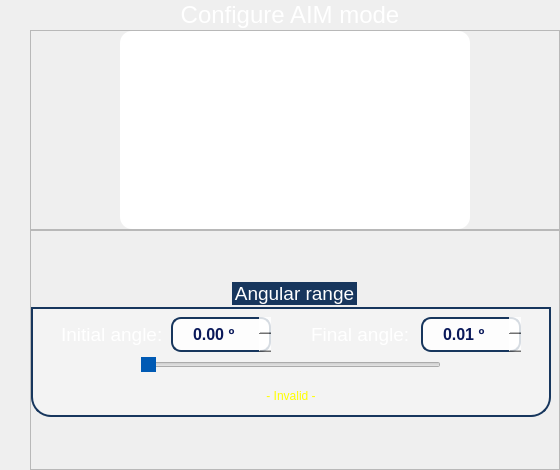
                <widget class="QWidget" name="page_AIM_config">
                 <layout class="QVBoxLayout" name="verticalLayout_7">
                  <property name="spacing">
                   <number>0</number>
                  </property>
                  <property name="leftMargin">
                   <number>30</number>
                  </property>
                  <property name="topMargin">
                   <number>0</number>
                  </property>
                  <property name="rightMargin">
                   <number>0</number>
                  </property>
                  <property name="bottomMargin">
                   <number>0</number>
                  </property>
                  <item>
                   <widget class="QLabel" name="configAIM_label_3">
                    <property name="sizePolicy">
                     <sizepolicy hsizetype="Preferred" vsizetype="Expanding">
                      <horstretch>0</horstretch>
                      <verstretch>0</verstretch>
                     </sizepolicy>
                    </property>
                    <property name="minimumSize">
                     <size>
                      <width>0</width>
                      <height>30</height>
                     </size>
                    </property>
                    <property name="maximumSize">
                     <size>
                      <width>520</width>
                      <height>40</height>
                     </size>
                    </property>
                    <property name="font">
                     <font>
                      <family>Ubuntu</family>
                      <pointsize>18</pointsize>
                      <italic>false</italic>
                      <bold>false</bold>
                     </font>
                    </property>
                    <property name="styleSheet">
                     <string notr="true">font: 500 18pt &quot;Ubuntu&quot;;</string>
                    </property>
                    <property name="text">
                     <string>&lt;html&gt;&lt;head/&gt;&lt;body&gt;&lt;p align=&quot;center&quot;&gt;&lt;span style=&quot; color:#ffffff;&quot;&gt;Configure AIM mode&lt;/span&gt;&lt;/p&gt;&lt;/body&gt;&lt;/html&gt;</string>
                    </property>
                   </widget>
                  </item>
                  <item>
                   <widget class="QFrame" name="frame_13">
                    <property name="sizePolicy">
                     <sizepolicy hsizetype="Preferred" vsizetype="Minimum">
                      <horstretch>0</horstretch>
                      <verstretch>0</verstretch>
                     </sizepolicy>
                    </property>
                    <property name="minimumSize">
                     <size>
                      <width>530</width>
                      <height>200</height>
                     </size>
                    </property>
                    <property name="maximumSize">
                     <size>
                      <width>530</width>
                      <height>250</height>
                     </size>
                    </property>
                    <property name="frameShape">
                     <enum>QFrame::StyledPanel</enum>
                    </property>
                    <property name="frameShadow">
                     <enum>QFrame::Raised</enum>
                    </property>
                    <layout class="QHBoxLayout" name="horizontalLayout_40">
                     <property name="spacing">
                      <number>0</number>
                     </property>
                     <property name="leftMargin">
                      <number>0</number>
                     </property>
                     <property name="topMargin">
                      <number>0</number>
                     </property>
                     <property name="rightMargin">
                      <number>0</number>
                     </property>
                     <property name="bottomMargin">
                      <number>0</number>
                     </property>
                     <item>
                      <spacer name="horizontalSpacer_68">
                       <property name="orientation">
                        <enum>Qt::Horizontal</enum>
                       </property>
                       <property name="sizeType">
                        <enum>QSizePolicy::Preferred</enum>
                       </property>
                       <property name="sizeHint" stdset="0">
                        <size>
                         <width>70</width>
                         <height>17</height>
                        </size>
                       </property>
                      </spacer>
                     </item>
                     <item>
                      <widget class="QPushButton" name="pushButton_13">
                       <property name="maximumSize">
                        <size>
                         <width>350</width>
                         <height>250</height>
                        </size>
                       </property>
                       <property name="styleSheet">
                        <string notr="true">border-radius:12px;
background-color: rgb(255, 255, 255);</string>
                       </property>
                       <property name="text">
                        <string/>
                       </property>
                       <property name="icon">
                        <iconset resource="icons_.qrc">
                         <normaloff>:/icons/icons/aim.png</normaloff>:/icons/icons/aim.png</iconset>
                       </property>
                       <property name="iconSize">
                        <size>
                         <width>300</width>
                         <height>300</height>
                        </size>
                       </property>
                      </widget>
                     </item>
                     <item>
                      <spacer name="horizontalSpacer_69">
                       <property name="orientation">
                        <enum>Qt::Horizontal</enum>
                       </property>
                       <property name="sizeType">
                        <enum>QSizePolicy::Preferred</enum>
                       </property>
                       <property name="sizeHint" stdset="0">
                        <size>
                         <width>70</width>
                         <height>17</height>
                        </size>
                       </property>
                      </spacer>
                     </item>
                    </layout>
                   </widget>
                  </item>
                  <item>
                   <widget class="QFrame" name="frame_14">
                    <property name="sizePolicy">
                     <sizepolicy hsizetype="Preferred" vsizetype="Preferred">
                      <horstretch>0</horstretch>
                      <verstretch>0</verstretch>
                     </sizepolicy>
                    </property>
                    <property name="minimumSize">
                     <size>
                      <width>530</width>
                      <height>240</height>
                     </size>
                    </property>
                    <property name="maximumSize">
                     <size>
                      <width>530</width>
                      <height>250</height>
                     </size>
                    </property>
                    <property name="frameShape">
                     <enum>QFrame::StyledPanel</enum>
                    </property>
                    <property name="frameShadow">
                     <enum>QFrame::Raised</enum>
                    </property>
                    <layout class="QVBoxLayout" name="verticalLayout_28">
                     <property name="spacing">
                      <number>0</number>
                     </property>
                     <property name="leftMargin">
                      <number>0</number>
                     </property>
                     <property name="topMargin">
                      <number>0</number>
                     </property>
                     <property name="rightMargin">
                      <number>0</number>
                     </property>
                     <property name="bottomMargin">
                      <number>0</number>
                     </property>
                     <item>
                      <widget class="QGroupBox" name="Angular_range_3">
                       <property name="sizePolicy">
                        <sizepolicy hsizetype="Preferred" vsizetype="Fixed">
                         <horstretch>0</horstretch>
                         <verstretch>0</verstretch>
                        </sizepolicy>
                       </property>
                       <property name="minimumSize">
                        <size>
                         <width>510</width>
                         <height>130</height>
                        </size>
                       </property>
                       <property name="maximumSize">
                        <size>
                         <width>520</width>
                         <height>135</height>
                        </size>
                       </property>
                       <property name="font">
                        <font>
                         <family>Ubuntu</family>
                         <pointsize>14</pointsize>
                         <italic>false</italic>
                         <bold>false</bold>
                        </font>
                       </property>
                       <property name="styleSheet">
                        <string notr="true">QGroupBox  {
	font: 14pt &quot;Ubuntu&quot;;
	background-color: rgba(255, 255, 255,70);
    border: 2px solid;
    border-color: #FF17365D;
    margin-top: 25px;
	margin-bottom: 0px;
    border-bottom-left-radius: 20px;
	border-bottom-right-radius: 20px;
}

QGroupBox::title  {
    subcontrol-origin: margin;
    subcontrol-position: top center;
    padding: 5px 8000px 5px 8000px;
    background-color: #FF17365D;
    color: rgb(255, 255, 255);
}
</string>
                       </property>
                       <property name="title">
                        <string>Angular range</string>
                       </property>
                       <property name="alignment">
                        <set>Qt::AlignLeading|Qt::AlignLeft|Qt::AlignTop</set>
                       </property>
                       <property name="checked">
                        <bool>false</bool>
                       </property>
                       <layout class="QVBoxLayout" name="verticalLayout_29">
                        <property name="spacing">
                         <number>0</number>
                        </property>
                        <property name="leftMargin">
                         <number>0</number>
                        </property>
                        <property name="topMargin">
                         <number>8</number>
                        </property>
                        <property name="rightMargin">
                         <number>0</number>
                        </property>
                        <property name="bottomMargin">
                         <number>0</number>
                        </property>
                        <item>
                         <layout class="QHBoxLayout" name="horizontalLayout_41">
                          <property name="spacing">
                           <number>0</number>
                          </property>
                          <item>
                           <spacer name="horizontalSpacer_70">
                            <property name="orientation">
                             <enum>Qt::Horizontal</enum>
                            </property>
                            <property name="sizeHint" stdset="0">
                             <size>
                              <width>13</width>
                              <height>20</height>
                             </size>
                            </property>
                           </spacer>
                          </item>
                          <item>
                           <widget class="QLabel" name="label_26">
                            <property name="minimumSize">
                             <size>
                              <width>110</width>
                              <height>0</height>
                             </size>
                            </property>
                            <property name="maximumSize">
                             <size>
                              <width>110</width>
                              <height>25</height>
                             </size>
                            </property>
                            <property name="font">
                             <font>
                              <family>Ubuntu</family>
                              <pointsize>14</pointsize>
                              <italic>false</italic>
                              <bold>false</bold>
                             </font>
                            </property>
                            <property name="styleSheet">
                             <string notr="true">font: 14pt &quot;Ubuntu&quot;;
</string>
                            </property>
                            <property name="text">
                             <string>&lt;html&gt;&lt;head/&gt;&lt;body&gt;&lt;p&gt;&lt;span style=&quot; color:#ffffff;&quot;&gt;Initial angle:&lt;/span&gt;&lt;/p&gt;&lt;/body&gt;&lt;/html&gt;</string>
                            </property>
                           </widget>
                          </item>
                          <item>
                           <widget class="QDoubleSpinBox" name="a1_3">
                            <property name="sizePolicy">
                             <sizepolicy hsizetype="Minimum" vsizetype="Fixed">
                              <horstretch>0</horstretch>
                              <verstretch>0</verstretch>
                             </sizepolicy>
                            </property>
                            <property name="minimumSize">
                             <size>
                              <width>100</width>
                              <height>30</height>
                             </size>
                            </property>
                            <property name="maximumSize">
                             <size>
                              <width>120</width>
                              <height>35</height>
                             </size>
                            </property>
                            <property name="font">
                             <font>
                              <family>Ubuntu</family>
                              <pointsize>12</pointsize>
                              <italic>false</italic>
                              <bold>true</bold>
                             </font>
                            </property>
                            <property name="styleSheet">
                             <string notr="true">
QDoubleSpinBox
{
color: rgb(10, 25, 90);
font: 700 12pt &quot;Ubuntu&quot;;
border: 2px solid;
border-color: #FF17365D;
background-color: rgba(255, 255, 255,210);
border-radius:10px;
}

QDoubleSpinBox::up-button
{
    border-left-width: 1px;
    border-left-color: darkgray;
    border-left-style: solid; /* just a single line */
    border-top-right-radius: 3px; /* same radius as the QComboBox */
    border-bottom-right-radius: 3px;
	image: url(:/icons/icons/arrow-up.png);
	width: 25;
}
QDoubleSpinBox::down-button
{
    border-left-width: 1px;
    border-left-color: darkgray;
    border-left-style: solid; /* just a single line */
    border-top-right-radius: 3px; /* same radius as the QComboBox */
    border-bottom-right-radius: 3px;
	image: url(:/icons/icons/arrow-down.png);
	width: 25;
}</string>
                            </property>
                            <property name="wrapping">
                             <bool>true</bool>
                            </property>
                            <property name="frame">
                             <bool>false</bool>
                            </property>
                            <property name="alignment">
                             <set>Qt::AlignCenter</set>
                            </property>
                            <property name="buttonSymbols">
                             <enum>QAbstractSpinBox::UpDownArrows</enum>
                            </property>
                            <property name="accelerated">
                             <bool>true</bool>
                            </property>
                            <property name="suffix">
                             <string> º</string>
                            </property>
                            <property name="maximum">
                             <double>89.989999999999995</double>
                            </property>
                            <property name="singleStep">
                             <double>0.010000000000000</double>
                            </property>
                           </widget>
                          </item>
                          <item>
                           <spacer name="horizontalSpacer_71">
                            <property name="orientation">
                             <enum>Qt::Horizontal</enum>
                            </property>
                            <property name="sizeHint" stdset="0">
                             <size>
                              <width>40</width>
                              <height>20</height>
                             </size>
                            </property>
                           </spacer>
                          </item>
                          <item>
                           <widget class="QLabel" name="label_27">
                            <property name="minimumSize">
                             <size>
                              <width>110</width>
                              <height>0</height>
                             </size>
                            </property>
                            <property name="maximumSize">
                             <size>
                              <width>110</width>
                              <height>25</height>
                             </size>
                            </property>
                            <property name="font">
                             <font>
                              <family>Ubuntu</family>
                              <pointsize>14</pointsize>
                              <italic>false</italic>
                              <bold>false</bold>
                             </font>
                            </property>
                            <property name="styleSheet">
                             <string notr="true">font: 14pt &quot;Ubuntu&quot;;</string>
                            </property>
                            <property name="text">
                             <string>&lt;html&gt;&lt;head/&gt;&lt;body&gt;&lt;p&gt;&lt;span style=&quot; color:#ffffff;&quot;&gt;Final angle:  &lt;/span&gt;&lt;/p&gt;&lt;/body&gt;&lt;/html&gt;</string>
                            </property>
                           </widget>
                          </item>
                          <item>
                           <widget class="QDoubleSpinBox" name="a2_3">
                            <property name="sizePolicy">
                             <sizepolicy hsizetype="Minimum" vsizetype="Fixed">
                              <horstretch>0</horstretch>
                              <verstretch>0</verstretch>
                             </sizepolicy>
                            </property>
                            <property name="minimumSize">
                             <size>
                              <width>100</width>
                              <height>30</height>
                             </size>
                            </property>
                            <property name="maximumSize">
                             <size>
                              <width>120</width>
                              <height>35</height>
                             </size>
                            </property>
                            <property name="font">
                             <font>
                              <family>Ubuntu</family>
                              <pointsize>12</pointsize>
                              <italic>false</italic>
                              <bold>true</bold>
                             </font>
                            </property>
                            <property name="styleSheet">
                             <string notr="true">
QDoubleSpinBox
{
color: rgb(10, 25, 90);
font: 700 12pt &quot;Ubuntu&quot;;
border: 2px solid;
border-color: #FF17365D;
background-color: rgba(255, 255, 255,210);
border-radius:10px;
}

QDoubleSpinBox::up-button
{
    border-left-width: 1px;
    border-left-color: darkgray;
    border-left-style: solid; /* just a single line */
    border-top-right-radius: 3px; /* same radius as the QComboBox */
    border-bottom-right-radius: 3px;
	image: url(:/icons/icons/arrow-up.png);
	width: 25;
}
QDoubleSpinBox::down-button
{
    border-left-width: 1px;
    border-left-color: darkgray;
    border-left-style: solid; /* just a single line */
    border-top-right-radius: 3px; /* same radius as the QComboBox */
    border-bottom-right-radius: 3px;
	image: url(:/icons/icons/arrow-down.png);
	width: 25;
}</string>
                            </property>
                            <property name="wrapping">
                             <bool>true</bool>
                            </property>
                            <property name="frame">
                             <bool>false</bool>
                            </property>
                            <property name="alignment">
                             <set>Qt::AlignCenter</set>
                            </property>
                            <property name="buttonSymbols">
                             <enum>QAbstractSpinBox::UpDownArrows</enum>
                            </property>
                            <property name="accelerated">
                             <bool>true</bool>
                            </property>
                            <property name="suffix">
                             <string> º</string>
                            </property>
                            <property name="minimum">
                             <double>0.010000000000000</double>
                            </property>
                            <property name="maximum">
                             <double>90.000000000000000</double>
                            </property>
                            <property name="singleStep">
                             <double>0.010000000000000</double>
                            </property>
                           </widget>
                          </item>
                          <item>
                           <spacer name="horizontalSpacer_72">
                            <property name="orientation">
                             <enum>Qt::Horizontal</enum>
                            </property>
                            <property name="sizeHint" stdset="0">
                             <size>
                              <width>17</width>
                              <height>20</height>
                             </size>
                            </property>
                           </spacer>
                          </item>
                         </layout>
                        </item>
                        <item>
                         <layout class="QHBoxLayout" name="horizontalLayout_42">
                          <property name="spacing">
                           <number>0</number>
                          </property>
                          <item>
                           <spacer name="horizontalSpacer_73">
                            <property name="orientation">
                             <enum>Qt::Horizontal</enum>
                            </property>
                            <property name="sizeHint" stdset="0">
                             <size>
                              <width>40</width>
                              <height>20</height>
                             </size>
                            </property>
                           </spacer>
                          </item>
                          <item>
                           <widget class="QSlider" name="horizontalSlider_5">
                            <property name="minimumSize">
                             <size>
                              <width>300</width>
                              <height>25</height>
                             </size>
                            </property>
                            <property name="maximumSize">
                             <size>
                              <width>16777215</width>
                              <height>25</height>
                             </size>
                            </property>
                            <property name="styleSheet">
                             <string notr="true">
QSlider::handle:horizontal {
	background-color: rgb(0,90,180);
    width:64px;
    height:64px;
}

</string>
                            </property>
                            <property name="orientation">
                             <enum>Qt::Horizontal</enum>
                            </property>
                           </widget>
                          </item>
                          <item>
                           <spacer name="horizontalSpacer_74">
                            <property name="orientation">
                             <enum>Qt::Horizontal</enum>
                            </property>
                            <property name="sizeHint" stdset="0">
                             <size>
                              <width>40</width>
                              <height>20</height>
                             </size>
                            </property>
                           </spacer>
                          </item>
                         </layout>
                        </item>
                        <item>
                         <widget class="QLabel" name="label_28">
                          <property name="styleSheet">
                           <string notr="true">font: 14pt &quot;Ubuntu&quot;;
</string>
                          </property>
                          <property name="text">
                           <string>&lt;html&gt;&lt;head/&gt;&lt;body&gt;&lt;p&gt;&lt;span style=&quot; color:#ffff00;&quot;&gt;- Invalid -&lt;/span&gt;&lt;/p&gt;&lt;/body&gt;&lt;/html&gt;</string>
                          </property>
                          <property name="alignment">
                           <set>Qt::AlignCenter</set>
                          </property>
                         </widget>
                        </item>
                       </layout>
                      </widget>
                     </item>
                    </layout>
                   </widget>
                  </item>
                 </layout>
                </widget>
